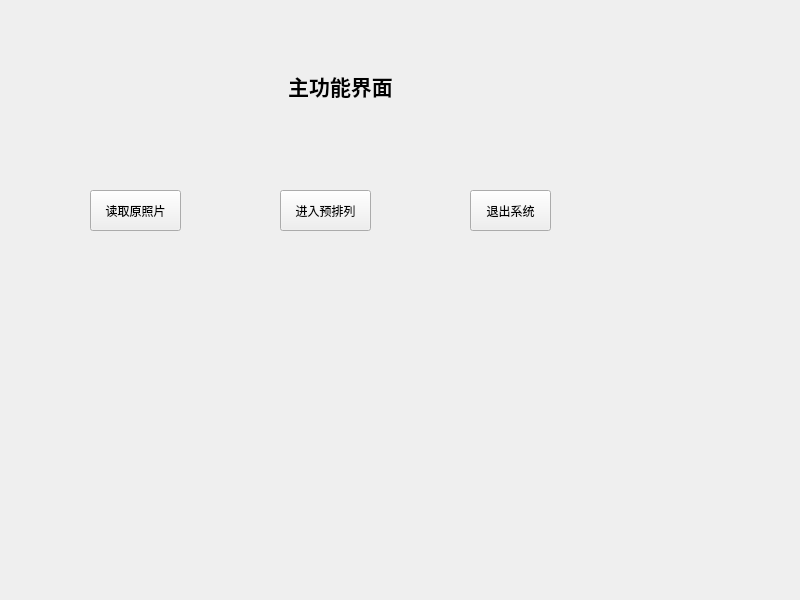
<?xml version="1.0" encoding="UTF-8"?>
<ui version="4.0">
 <class>mainwidget</class>
 <widget class="QWidget" name="mainwidget">
  <property name="geometry">
   <rect>
    <x>0</x>
    <y>0</y>
    <width>800</width>
    <height>600</height>
   </rect>
  </property>
  <property name="windowTitle">
   <string>mainwidget</string>
  </property>
  <widget class="QLabel" name="biaoti">
   <property name="geometry">
    <rect>
     <x>240</x>
     <y>70</y>
     <width>201</width>
     <height>31</height>
    </rect>
   </property>
   <property name="text">
    <string>&lt;html&gt;&lt;head/&gt;&lt;body&gt;&lt;p align=&quot;center&quot;&gt;&lt;span style=&quot; font-size:16pt; font-weight:600;&quot;&gt;主功能界面&lt;/span&gt;&lt;/p&gt;&lt;/body&gt;&lt;/html&gt;</string>
   </property>
  </widget>
  <widget class="QPushButton" name="readbutton">
   <property name="geometry">
    <rect>
     <x>90</x>
     <y>190</y>
     <width>91</width>
     <height>41</height>
    </rect>
   </property>
   <property name="text">
    <string>读取原照片</string>
   </property>
  </widget>
  <widget class="QPushButton" name="arrangebutton">
   <property name="geometry">
    <rect>
     <x>280</x>
     <y>190</y>
     <width>91</width>
     <height>41</height>
    </rect>
   </property>
   <property name="text">
    <string>进入预排列</string>
   </property>
  </widget>
  <widget class="QPushButton" name="closebutton">
   <property name="geometry">
    <rect>
     <x>470</x>
     <y>190</y>
     <width>81</width>
     <height>41</height>
    </rect>
   </property>
   <property name="text">
    <string>退出系统</string>
   </property>
  </widget>
 </widget>
 <resources/>
 <connections/>
</ui>
